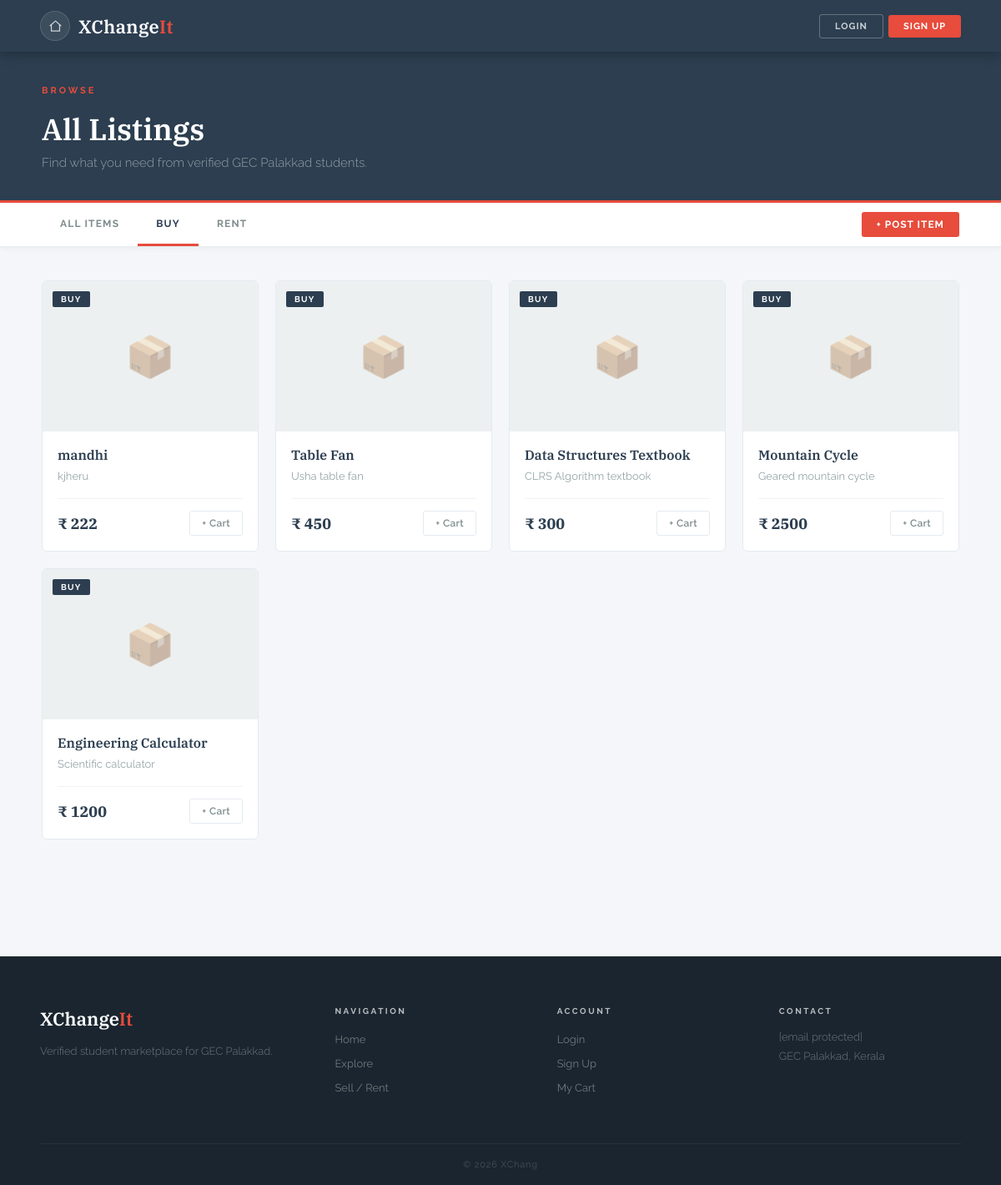
Before: /explore?category=buy with the older database file.
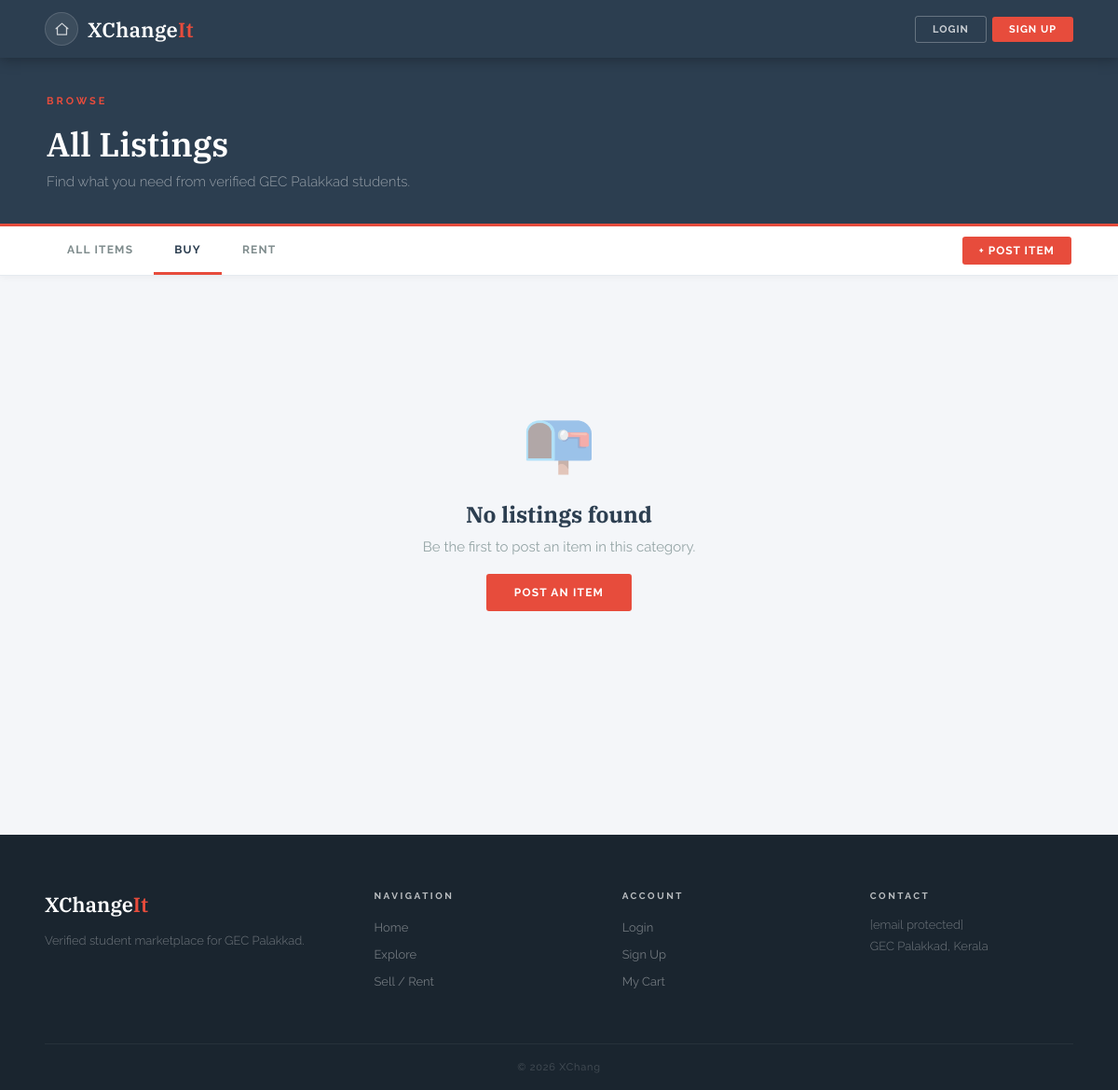
After: the same page with the newer database file.
### tables this page shows
CREATE TABLE products (
            id           INTEGER PRIMARY KEY AUTOINCREMENT,
            name         TEXT    NOT NULL,
            price        INTEGER NOT NULL,
            short_desc   TEXT,
            detailed_desc TEXT,
            category     TEXT,
            image1       TEXT,
            image2       TEXT,
            image3       TEXT,
            image4       TEXT,
            image5       TEXT,
            seller       TEXT
        );

### app.py (the view)
@app.route("/explore")
def explore():
    category = request.args.get("category", "all")
    conn = sqlite3.connect(DATABASE)
    c = conn.cursor()
    if category == "buy":
        c.execute("SELECT * FROM products WHERE category='buy' ORDER BY id DESC")
    elif category == "rent":
        c.execute("SELECT * FROM products WHERE category='rent' ORDER BY id DESC")
    else:
        c.execute("SELECT * FROM products ORDER BY id DESC")
    products = c.fetchall()
    conn.close()
    pending = get_pending_count(session.get("user"))
    rent_product_ids = [p[0] for p in products if p[5] == "rent"]
    active_rents = get_active_rents_bulk(rent_product_ids)
    return render_template("explore.html", products=products, category=category,
                           pending_count=pending, active_rents=active_rents)

### app.py (called while the page is built, shortened)
def get_pending_count(username):
    if not username:
        return 0

def get_active_rents_bulk(product_ids):
    if not product_ids:
        return {}

### templates/explore.html (shortened to what the changed rows need)
<!DOCTYPE html>
<html lang="en">
<head>
  <link rel="stylesheet" href="{{ url_for('static', filename='slate.css') }}">
  <link rel="stylesheet" href="{{ url_for('static', filename='explore.css') }}">
</head>
<body>
<div class="page-header">
  <div class="page-header-inner">
    <h1>All Listings</h1>
  </div>
</div>
<div class="products-section">
  <div class="products-inner">
    {% if products %}
    <div class="products-grid">
      {% for product in products %}
      <div class="product-card"
           onclick="window.location.href=this.dataset.href" data-href="{{ url_for('product_detail', product_id=product[0]) }}">
        <div class="product-img">
          {% if product[6] %}
            <img src="{{ url_for('static', filename='uploads/' + product[6]) }}" alt="{{ product[1] }}">
          {% else %}
            <div class="product-img-placeholder">
              <span>📦</span>
            </div>
          {% endif %}
          <div class="product-badge {% if product[5]=='rent' %}badge-rent{% else %}badge-buy{% endif %}">
            {{ product[5]|upper if product[5] else 'BUY' }}
          </div>
        </div>
        <div class="product-body">
          <h3>{{ product[1] }}</h3>
          <p class="product-desc">{{ product[3] }}</p>
          <div class="product-footer">
            <span class="product-price">₹ {{ product[2] }}</span>
            {% if product[5] == 'rent' and active_rents.get(product[0]) %}
              <span class="wishlist-btn rented-out-btn" title="Currently rented out">Unavailable</span>
            {% else %}
              <a href="{{ url_for('add_to_cart', product_id=product[0]) }}"
                 class="wishlist-btn"
                 onclick="event.stopPropagation()">+ Cart</a>
            {% endif %}
          </div>
        </div>
      </div>
      {% endfor %}
    </div>
    {% else %}
    <div class="empty-state">
      <span class="empty-icon">📭</span>
      <h3>No listings found</h3>
      <p>Be the first to post an item in this category.</p>
      <a href="{{ url_for('sell') }}" class="btn-red" style="margin-top:20px;">Post an Item</a>
    </div>
    {% endif %}
  </div>
</div>
</body>
</html>

Changed rows visible on the page:
removed products: category "BUY", name "mandhi", short_desc "kjheru", price "222"
removed products: category "BUY", name "Table Fan", short_desc "Usha table fan", price "450"
removed products: category "BUY", name "Data Structures Textbook", short_desc "CLRS Algorithm textbook", price "300"
removed products: category "BUY", name "Mountain Cycle", short_desc "Geared mountain cycle", price "2500"
removed products: category "BUY", name "Engineering Calculator", short_desc "Scientific calculator", price "1200"
Other visible differences:
text now shown: "📭 No listings found Be the first to post an item in this category. POST AN ITEM"
